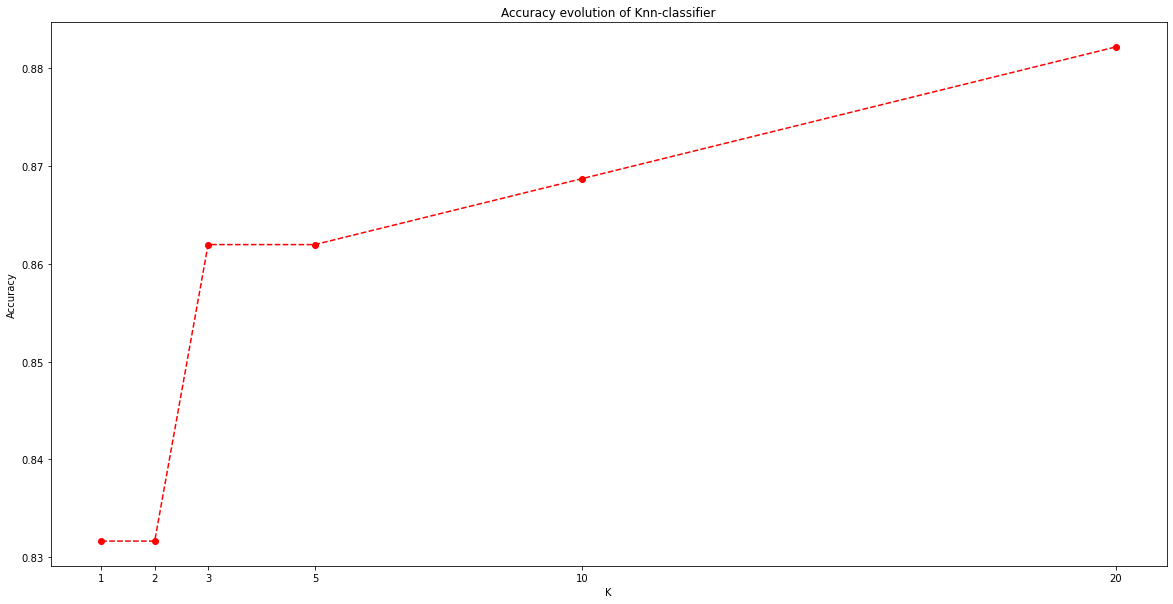

Reproduce this figure in Python.
import numpy as np
import sys
import matplotlib.pyplot as plt

def read_data(fnX, fnY):
    fX = open(fnX, "r")
    linesX = fX.readlines()
    dataX = []
    for l in linesX:
        data = l.split()
        dx = float(data[0])
        dy = float(data[1])
        dz = float(data[2])
        dataX.append(np.array([dx,dy,dz]))
    
    fY = open(fnY, "r")
    linesY = fY.readlines()
    dataY = []
    for l in linesY:
        dataY.append(float(l))
    
    return np.array(dataX), np.array(dataY)
    
# Euclidean distance used
def get_diff(x1, x2):
    x1 = np.array(x1)
    x2 = np.array(x2)
    return np.linalg.norm(x1 - x2)

def classifier_knn(x, trainX, trainY, k):
    mindiffs = [sys.float_info.max for _ in range(k)]
    mindiffs[0]=get_diff(x,trainX[0])
    labels = [None for _ in range(k)]
    labels[0]=trainY[0]
    for i in range(0,len(trainX)):
        diff=get_diff(x,trainX[i])
        idxs = np.where((diff<mindiffs)==True)[0]
        if len(idxs) > 0:
            idx = idxs[0]
            mindiffs = mindiffs[0:idx] + [diff] + mindiffs[idx:-1]
            labels = labels[0:idx] + [trainY[i]] + labels[idx:-1]
      
    
    labels = np.array(labels).astype(int)
    counts = np.bincount(labels)
    return np.argmax(counts)
    
def class_acc(pred, target):
    correct=np.sum([p==t for p,t in zip(pred,target)])
    return correct/len(pred)

def plot_accuracy(Ks, accuracies):
    plt.figure(figsize=(20,10))
    plt.title('Accuracy evolution of Knn-classifier')
    plt.xlabel('K')
    plt.ylabel('Accuracy')
    
    plt.plot(Ks,accuracies, marker='o',linestyle='--',color='r',label='XXX')
    plt.xticks(Ks,Ks)
    plt.show()


root = '/home/tuomas/Python/DATA.ML.100/Tentti/'
trainX, trainY = read_data(root+'X_train.txt', root+'Y_train.txt')
testX, testY = read_data(root+'X_test.txt', root+'Y_test.txt')

Ks = [1,2,3,5,10,20]
tot=len(testX)
accuracies = []
for K in Ks:
    print('K = {}'.format(K))
    n=1
    predicted_labels = []
    for x in testX:
        predicted_labels.append(classifier_knn(x, trainX, trainY, K))
        print(n,"/",tot)
        n+=1
    print("Calculating accuracy")
    accuracy=class_acc(predicted_labels, testY)
    print("KNN classifier accuracy (K={}): {} %".format(K, accuracy*100))
    accuracies.append(accuracy)
   
plot_accuracy(Ks, accuracies)

 
